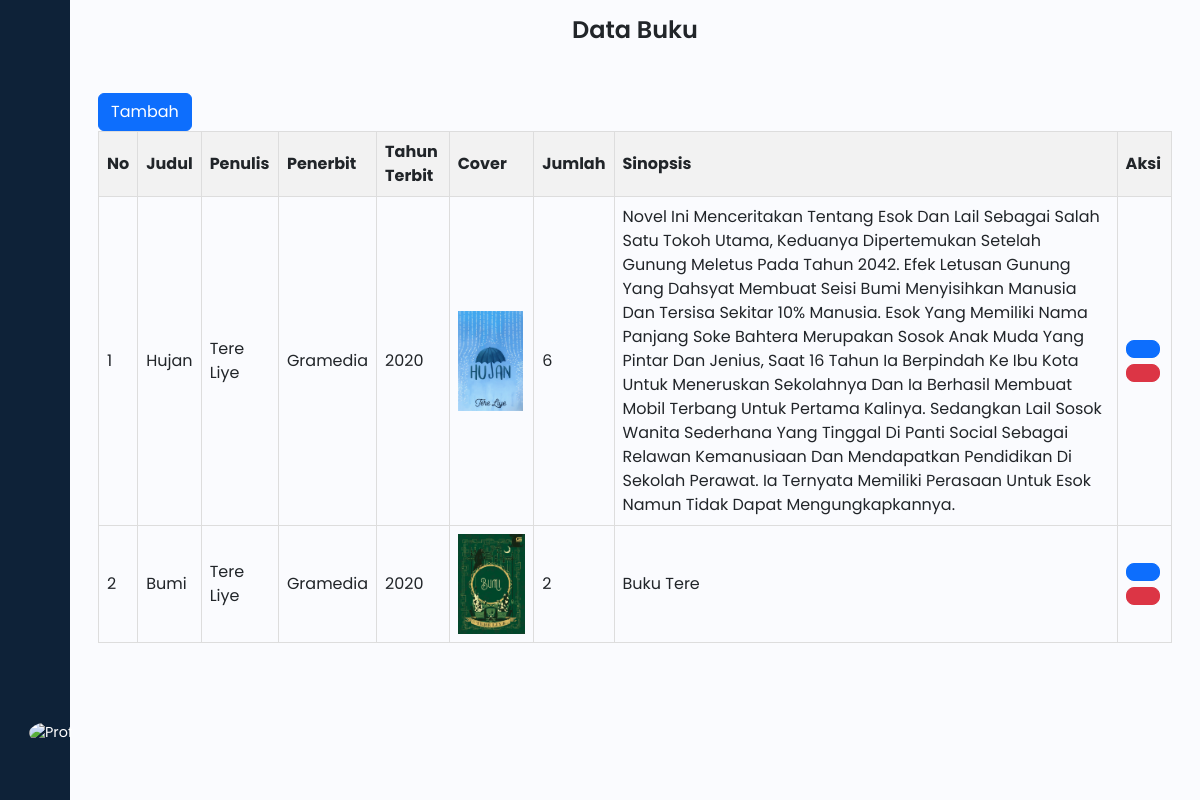
The page /view/admin/buku/dataBuku.php (signed in) on the database its author committed.
### tables this page shows
CREATE TABLE `buku` (
  `id` int(11) NOT NULL,
  `judul` varchar(45) NOT NULL,
  `penulis` varchar(45) NOT NULL,
  `penerbit` varchar(45) NOT NULL,
  `tahun_terbit` year(4) NOT NULL,
  `cover` blob DEFAULT NULL,
  `jumlah` int(11) NOT NULL,
  `sinopsis` text NOT NULL
);

### view/admin/layouts/session.php (called while the page is built, shortened)
<?php
$userAktif = $_SESSION['user'];
?>

### Controller/database.php (called while the page is built, shortened)
<?php
class Database{
    private $pdo;
    function __construct(){
        try {
            $dsn = 'mysql:host='.DB_HOST.';dbname='.DB_NAME;
            $this->pdo = new PDO($dsn, DB_USER, DB_PASS);
            $this->pdo->setAttribute(PDO::ATTR_ERRMODE, PDO::ERRMODE_EXCEPTION);
        } catch(PDOException $e) {
            echo 'Connection failed: ' . $e->getMessage();
        }
    }
    function select($table, $condition = null){
        $sql = "SELECT * FROM $table";
        $query = $this->pdo->prepare($sql);
        $query->execute();
        return $query->fetchAll(PDO::FETCH_ASSOC);
}
}

### Model/Buku.php (called while the page is built, shortened)
<?php
require_once "../../../Controller/database.php";
class Buku{
    private $table="buku";
    private $db;
    function __construct(){
        $this->db = new Database();
    }
    function readData($condition = null){
        return $this->db->select($this->table, $condition);
    }
}
?>

### view/admin/buku/dataBuku.php (the view, shortened to what this page needs)
<?php
include_once __DIR__.'/../layouts/session.php';
require_once '../../../Model/Buku.php';
$buku = new Buku();
?>
<!DOCTYPE html>
<html lang="en">
<head>
  <?php require_once __DIR__.'/../layouts/header.php'; ?>
</head>
<body>
  <?php require_once __DIR__.'/../layouts/sidebar.php'; ?>
  <div class="main p-3">
    <div class="text-center">
      <h1>Data Buku</h1>
      <div class="container mt-5 container-buku">
        <div class="col-md-1">
          <a href="/Perpustakaan/view/admin/buku/tambahBuku.php" type="button" class="btn btn-primary">Tambah</a>
        </div>
        <div class="row">
          <div class="col-12">
            <table id="tableBuku" class="display">
              <thead>
                <tr>
                  <th>No</th>
                  <th>Judul</th>
                  <th>Penulis</th>
                  <th>Penerbit</th>
                  <th>Tahun Terbit</th>
                  <th>Cover</th>
                  <th>Jumlah</th>
                  <th>Sinopsis</th>
                  <th>Aksi</th>
                </tr>
              </thead>
              <tbody>
                <?php
                  $row = $buku->readData();
                  foreach ($row as $key => $data) {
                ?>
                <tr>
                  <td><?= $key+1 ?></td>
                  <td><?=ucwords(strtolower($data['judul']));?></td>
                  <td><?=ucwords(strtolower($data['penulis']));?></td>
                  <td><?=ucwords(strtolower($data['penerbit']));?></td>
                  <td><?=$data['tahun_terbit'];?></td>
                  <td><img src="../../../assets/cover/<?= $data['cover']; ?>" style="max-width: 100px; max-height: 100px;" alt="Cover Buku"></td>
                  <td><?=ucwords(strtolower($data['jumlah']));?></td>
                  <td><?=ucwords(strtolower($data['sinopsis']));?></td>
                  <td class="align-middle">
                    <a href="editBuku.php?id=<?= $data['id']; ?>" class="btn btn-primary btn-lg"><i class="lni lni-pencil-alt"></i></a>
                    <button onclick="confirmDelete(<?= $data['id']; ?>)" class="btn btn-danger btn-delete btn-lg"><i class="lni lni-trash-can"></i></button>
                  </td>
                </tr>
                <?php } ?>
              </tbody>
            </table>
          </div>
        </div>
      </div>
    </div>
  </div>
</body>
</html>

### view/admin/layouts/header.php (shortened to what this page needs)
    <link href="https://cdn.lineicons.com/4.0/lineicons.css" rel="stylesheet" />
    <link href="https://cdn.jsdelivr.net/npm/bootstrap@5.3.0-alpha3/dist/css/bootstrap.min.css" rel="stylesheet"
>
    <link rel="stylesheet" href="https://cdnjs.cloudflare.com/ajax/libs/datatables/1.10.21/css/dataTables.bootstrap.min.css" />
    <link rel="stylesheet" href="https://cdnjs.cloudflare.com/ajax/libs/datatables/1.10.21/css/dataTables.bootstrap4.min.css" />
    <link rel="stylesheet" href="/Perpustakaan/assets/css/style.css">

### view/admin/layouts/sidebar.php (shortened to what this page needs)
<div class="wrapper">
    <aside id="sidebar">
        <div class="d-flex">
            <button class="toggle-btn" type="button">
            </button>
        </div>
        <ul class="sidebar-nav">
            <li class="sidebar-item">
                <a href="/Perpustakaan/view/admin/dashboard.php" class="sidebar-link">
                </a>
            </li>
            <li class="sidebar-item">
                <a href="/Perpustakaan/view/admin/buku/dataBuku.php" class="sidebar-link">
                </a>
            </li>
            <li class="sidebar-item">
                <a href="/Perpustakaan/view/admin/member/dataMember.php" class="sidebar-link">
                </a>
            </li>
            <li class="sidebar-item">
                <a href="#" class="sidebar-link collapsed has-dropdown" data-bs-toggle="collapse"
                    data-bs-target="#auth" aria-expanded="false" aria-controls="auth">
                </a>
            </li>
            <?php if ($_SESSION['user']['level'] == 1): ?>
            <li class="sidebar-item">
                    <a href="/Perpustakaan/view/admin/User/dataUser.php" class="sidebar-link">
                    </a>
                </li>
                <?php endif; ?>
        </ul>
        <div class="sidebar-footer">
        <li class="sidebar-item">
                <a class="sidebar-link">
                <img src="/Perpustakaan/assets/photo/<?= $userAktif['gambar']; ?>" alt="Profile" class="navbar-profile-img"
                style="width: 25px; height: 25px; border-radius: 50%; margin-right: 4px;">
                </a>
            </li>
            <a href="/Perpustakaan/view/admin/user/logout.php" class="sidebar-link">
            </a>
        </div>
    </aside>

### assets/css/style.css (style rules this page uses)
a { text-decoration: none; }
li { list-style: none; }
h1 { font-weight: 600; font-size: 1.5rem; }
body { font-family: 'Poppins', sans-serif; }
.wrapper { display: flex; }
.main { min-height: 100vh; width: 100%; overflow: hidden; transition: all 0.35s ease-in-out; background-color: #fafbfe; }
#sidebar { width: 70px; min-width: 70px; z-index: 1000; transition: all .25s ease-in-out; background-color: #0e2238; display: flex; flex-direction: column; }
.toggle-btn { background-color: transparent; cursor: pointer; border: 0; padding: 1rem 1.5rem; }
.sidebar-nav { padding: 2rem 0; flex: 1 1 auto; }
a.sidebar-link { padding: .625rem 1.625rem; color: #FFF; display: block; font-size: 0.9rem; white-space: nowrap; border-left: 3px solid transparent; }
.sidebar-item { position: relative; }
.navbar-profile-img { width: 30px; height: 30px; border-radius: 50%; margin-right: 10px; }

### view/admin/buku/dataBuku.php (style rules this page uses)
table { border-collapse: collapse; width: 100%; }
th, td { border: 1px solid #dddddd; text-align: left; padding: 8px; }
th { background-color: #f2f2f2; }

### rows shown on the page
buku: judul "Hujan", penulis "Tere Liye", penerbit "Gramedia", tahun_terbit "2020", cover (picture), jumlah "6", sinopsis "Novel Ini Menceritakan Tentang Esok Dan Lail Sebagai Salah Satu Tokoh Utama, Keduanya Dipertemukan Setelah Gunung Meletus Pada Tahun 2042. Efek Letusan Gunung Yang Dahsyat Membuat Seisi Bumi Menyisihkan Manusia Dan Tersisa Sekitar 10% Manusia. Esok Yang Memiliki Nama Panjang Soke Bahtera Merupakan Sosok Anak Muda Yang Pintar Dan Jenius, Saat 16 Tahun Ia Berpindah Ke Ibu Kota Untuk Meneruskan Sekolahnya Dan Ia Berhasil Membuat Mobil Terbang Untuk Pertama Kalinya. Sedangkan Lail Sosok Wanita Sederhana Yang Tinggal Di Panti Social Sebagai Relawan Kemanusiaan Dan Mendapatkan Pendidikan Di Sekolah Perawat. Ia Ternyata Memiliki Perasaan Untuk Esok Namun Tidak Dapat Mengungkapkannya."
buku: judul "Bumi", penulis "Tere Liye", penerbit "Gramedia", tahun_terbit "2020", cover (picture), jumlah "2", sinopsis "Buku Tere"
